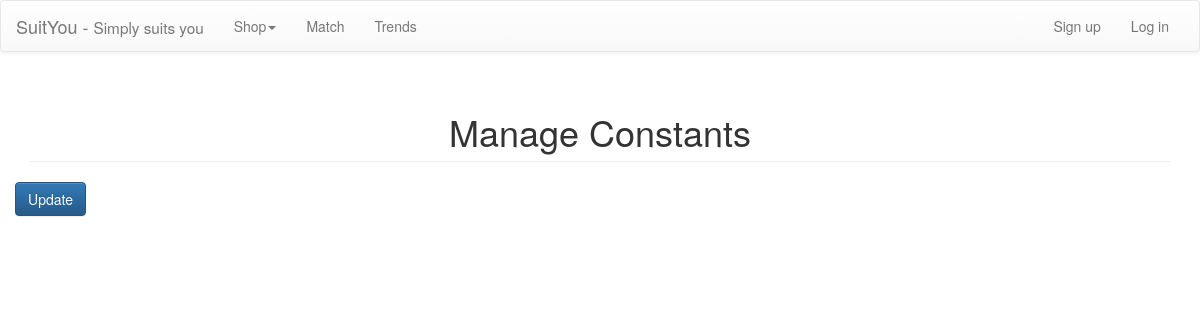
Page /constants.php on the earlier database version.
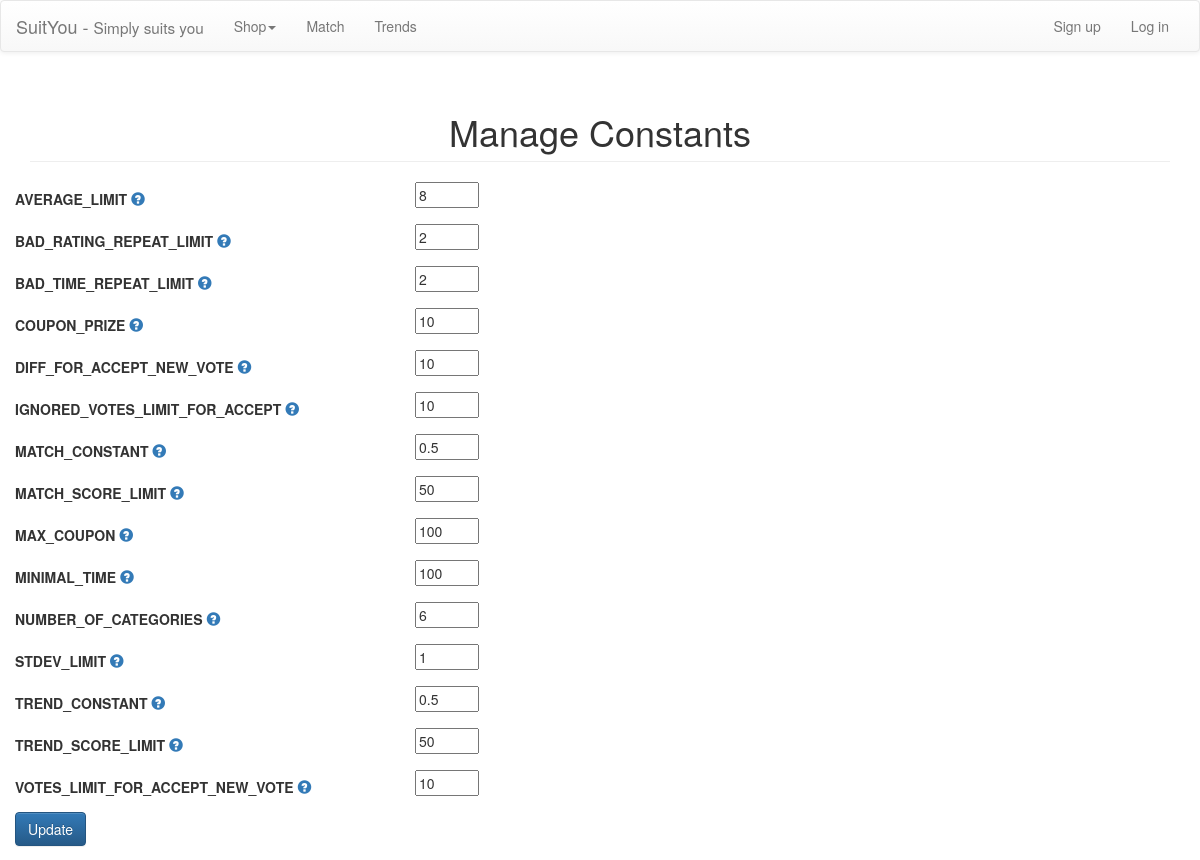
Same page on the later database version.
### tables this page shows
CREATE TABLE IF NOT EXISTS `constants` (
  `name` varchar(255) NOT NULL,
  `description` text NOT NULL,
  `value` float NOT NULL,
  UNIQUE KEY `name` (`name`)
);

### algorithms.php (called while the page is built, shortened)
<?php
	function getConstantsWithDescription() {
		$result = array();
		$constantQuery = mysql_query("SELECT * FROM constants");
		while ($row = mysql_fetch_array($constantQuery)) {
			$result[$row['name']] = array("value" => $row['value'], "description" => $row['description']);
		}
		return $result;
	}
?>

### constants.php (the view, shortened to what this page needs)
<?php
include("header.php");
include("algorithms.php");
$constantsArray = getConstantsWithDescription();
?>
<div class="container">
	<div class="row">
		<div class="col-lg-12">
			<h1 class="page-header" align="center">
				Manage Constants
			</h1>
		</div>
	</div>
		<form id="update_constants" class="form-horizontal" action="constants_update.php" method="post" role="form"/>
			<?php
			 	foreach($constantsArray as $constName=>$constData) {
			?>
			   <div class="row">
					<div class="form-group">
						<div class="col-md-4">
	                    	<label class="control-label" for="<?php echo $constName; ?>"><?php echo $constName; ?>
								<a tabindex="0" role="button" data-toggle="popover" data-trigger = "focus"
								title="Description" data-content= "<?php echo $constData['description']; ?>">
								<span class = "glyphicon glyphicon-question-sign"></span></a>
							</label>
						</div>
						<div class="col-md-8">
	                    	<input type="text" size="5" name="<?php echo $constName; ?>" id="name" value="<?php echo $constData['value']; ?>" />
						</div>
					</div>
				</div>
	 <?php } ?>
	  <div class="row">
		 <div class="col-md-12" style="padding: 0">
	 		 <input class="btn btn-primary" type="submit" value="Update" name="submit"/>
		 </div>
	  </div>
	</div>

### header.php (shortened to what this page needs)
<html>
<head>
  <link rel="stylesheet" type="text/css" href="style/style.css?4" />
  <link rel="stylesheet" href="https://maxcdn.bootstrapcdn.com/bootstrap/3.3.4/css/bootstrap.min.css">
  <link rel="stylesheet" href="https://maxcdn.bootstrapcdn.com/bootstrap/3.3.4/css/bootstrap-theme.min.css">
</head>
<body>
<nav class="navbar navbar-default">
  <div class="container-fluid">
    <div class="navbar-header">
      <a class="navbar-brand" href="index.php">SuitYou - <small>Simply suits you</small></a>
    </div>
    <div class="collapse navbar-collapse" id="bs-example-navbar-collapse-1">
      <ul class="nav navbar-nav navbar-left">
        <li class="dropdown">
          <a href="#" class="dropdown-toggle" data-toggle="dropdown" role="button" aria-expanded="false">Shop<span class="caret"></span></a>
        </li>
        <li><a href="matching.php">Match</a></li>
        <li><a href="trends.php">Trends</a></li>
      </ul>
      <ul class="nav navbar-nav navbar-right">
     <?php if(isset($_SESSION['user_id'],$_SESSION['email']))
        {
     ?>
          <p class="navbar-text">Hello <?php echo $_SESSION['email']?></p>
          <li><a href="cart.php">Shopping Cart</a></li>
          <li><a href="profile.php">Profile</a></li>
          <li><a href="connexion.php">Logout</a></li>
     <?php if (isset($_SESSION['is_designer']) && !empty($_SESSION['is_designer']))
          {
     ?>
          <li><a href="manage_items.php">Manage Items</a></li>
    <?php }
	 	if (isset($_SESSION['is_admin']) && !empty($_SESSION['is_admin']))
         {
    ?>
         <li><a href="manage.php">Manage Site</a></li>
   <?php }
        }  else  {
     ?>
          <li><a href="sign_up.php">Sign up</a></li>
          <li><a href="connexion.php">Log in</a></li>
  <?php } ?>
      </ul>
    </div>
  </div>
</nav>

Differences in the rows shown:
added constants: constName "AVERAGE_LIMIT", AVERAGE_LIMIT "8"
added constants: constName "BAD_RATING_REPEAT_LIMIT", BAD_RATING_REPEAT_LIMIT "2"
added constants: constName "BAD_TIME_REPEAT_LIMIT", BAD_TIME_REPEAT_LIMIT "2"
added constants: constName "COUPON_PRIZE", COUPON_PRIZE "10"
added constants: constName "DIFF_FOR_ACCEPT_NEW_VOTE", DIFF_FOR_ACCEPT_NEW_VOTE "10"
added constants: constName "IGNORED_VOTES_LIMIT_FOR_ACCEPT", IGNORED_VOTES_LIMIT_FOR_ACCEPT "10"
added constants: constName "MATCH_CONSTANT", MATCH_CONSTANT "0.5"
added constants: constName "MATCH_SCORE_LIMIT", MATCH_SCORE_LIMIT "50"
added constants: constName "MAX_COUPON", MAX_COUPON "100"
added constants: constName "MINIMAL_TIME", MINIMAL_TIME "100"
added constants: constName "NUMBER_OF_CATEGORIES", NUMBER_OF_CATEGORIES "6"
added constants: constName "STDEV_LIMIT", STDEV_LIMIT "1"
added constants: constName "TREND_CONSTANT", TREND_CONSTANT "0.5"
added constants: constName "TREND_SCORE_LIMIT", TREND_SCORE_LIMIT "50"
added constants: constName "VOTES_LIMIT_FOR_ACCEPT_NEW_VOTE", VOTES_LIMIT_FOR_ACCEPT_NEW_VOTE "10"
